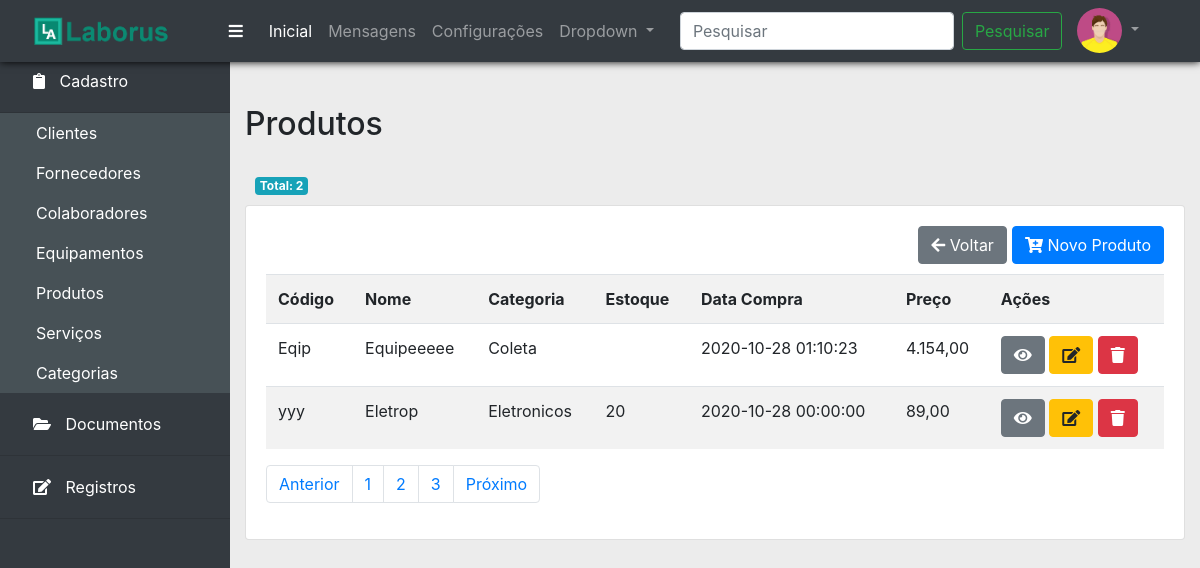
/produtos.php, run on the app's committed database.
### tables this page shows
CREATE TABLE `produtos` (
  `id` int NOT NULL AUTO_INCREMENT,
  `codigo` varchar(45) NOT NULL,
  `nome` varchar(150) NOT NULL,
  `categoria_id` int NOT NULL,
  `estoque` int DEFAULT NULL,
  `data_compra` datetime DEFAULT NULL,
  `usuario_id` int NOT NULL,
  `preco` decimal(8,2) DEFAULT '0.00',
  PRIMARY KEY (`id`),
  KEY `fk_produtos_categoria_idx` (`categoria_id`),
  KEY `fk_produtos_colaboradores1_idx` (`usuario_id`),
  CONSTRAINT `fk_produtos_categoria` FOREIGN KEY (`categoria_id`) REFERENCES `categoria` (`id`),
  CONSTRAINT `fk_produtos_colaboradores1` FOREIGN KEY (`usuario_id`) REFERENCES `colaboradores` (`id`)
);

CREATE TABLE `categoria` (
  `id` int NOT NULL AUTO_INCREMENT,
  `categoria` varchar(45) NOT NULL,
  PRIMARY KEY (`id`)
);

### bd/itens_menu.php (called while the page is built)
<?php
$itens_menu = [
			[
				'item' => 'Cadastro',
				'icon' => 'clipboard',
				'opcoes' => [
					['nome' => 'Clientes', 'link' => 'clientes.php'],
					['nome' => 'Fornecedores', 'link' => 'fornecedores.php'],
					['nome' => 'Colaboradores', 'link' => 'colaboradores.php'],
					['nome' => 'Equipamentos', 'link' => 'equipamentos.php'],
					['nome' => 'Produtos', 'link' => 'produtos.php'],
					['nome' => 'Serviços', 'link' => 'servicos.php'],
					['nome' => 'Categorias', 'link' => 'categorias.php']
				],
			],
			[
				'item' => 'Documentos',
				'icon' => 'folder-open',
				'opcoes' => [
					['nome' => 'Lista mestra', 'link' => '#'],
					['nome' => 'Documentos externos', 'link' => '#'],
					['nome' => 'Procedimentos', 'link' => '#'],
					['nome' => 'Instruções de trabalho', 'link' => '#'],
					['nome' => 'Obsoletos', 'link' => '#'],
					['nome' => 'Em revisão/Elaboração','link' => '#'],
					['nome' => 'Manuais','link' => '#'],
					['nome' => 'Anexos', 'link' => '#']
				]
			],
			[
				'item' => 'Registros',
				'icon' => 'edit',
				'opcoes' => [
					['nome' => 'Organização', 'link' => '#'],
					['nome' => 'Pessoal', 'link' => '#'],
					['nome' => 'Equipamentos', 'link' => '#'],
					['nome' => 'Compras', 'link' => '#'],
					['nome' => 'Análise crítica de contratos', 'link' => '#'],
					['nome' => 'Reclamações', 'link' => '#'],
					['nome' => 'Trabalho não conforme', 'link' => '#'],
					['nome' => 'Controle de registros', 'link' => '#'],
					['nome' => 'Gestão de riscos', 'link' => '#'],
					['nome' => 'Melhorias', 'link' => '#'],
					['nome' => 'Ações corretivas', 'link' => '#'],
					['nome' => 'Auditorias', 'link' => '#'],
					['nome' => 'Análise crítica pela gerencia', 'link' => '#'],
					['nome' => 'Plano de ação', 'link' => '#']
				]
			],
		];
?>

### produtos.php (the view, shortened to what this page needs)
<?php
include_once('bd/conexao.php');
$sql = "SELECT p.*, c.categoria
        FROM produtos p
        LEFT JOIN categoria c ON p.categoria_id = c.id";
$qr = mysqli_query($conexao, $sql);
$produtos = mysqli_fetch_all($qr, MYSQLI_ASSOC);
include_once('layout/header.php');
include_once('layout/menu.php');
include_once('layout/sidebar.php');
?>
<div class="col">
  <h2>Produtos</h2>
  <span class="badge badge-info totais">Total: <?php echo count($produtos); ?></span>
  <div class="card">
    <div class="card-body">
      <a href="form_produtos.php" class="btn btn-primary" style="float: right">
        <i class="fas fa-cart-plus"></i> Novo Produto
      </a>
      <a href="javascript:history.back(-1)" class="btn btn-secondary voltar">
        <i class="fas fa-arrow-left"></i> Voltar
      </a>
      <br>
      <br>
      <table class="table table-striped table-hover">
          <tr>
            <th>Código</th>
            <th>Nome</th>
            <th>Categoria</th>
            <th>Estoque</th>
            <th>Data Compra</th>
            <th>Preço</th>
            <th>Ações</th>
          </tr>
          <?php foreach($produtos as $produto):
        ?>
          <tr>
            <td><?php echo $produto['codigo']; ?></td>
            <td><?php echo $produto['nome']; ?></td>
            <td><?php echo $produto['categoria'] ?></td>
            <td><?php echo $produto['estoque'] ?></td>
            <td><?php echo $produto['data_compra'] ?></td>
            <td><?php echo number_format($produto['preco'], 2,',','.'); ?></td>
            <td>
              <a href="#" class="btn btn-secondary">
                <i class="fas fa-eye"></i>
              </a>
              <a href="#" class="btn btn-warning">
                <i class="fas fa-edit"></i>
              </a>
              <a href="gerencia_produtos.php?id=<?php echo $produto['id']; ?>&acao=deletar" class="btn btn-danger" onclick="return confirm('Deseja realmente deletar?')">
                <i class="fas fa-trash"></i>
              </a>
            </td>
          </tr>
        <?php endforeach; ?>
      </table>
       <nav aria-label="Navegação de página exemplo" class="pagination">
        <ul class="pagination">
          <li class="page-item"><a class="page-link" href="#">Anterior</a></li>
          <li class="page-item"><a class="page-link" href="#">1</a></li>
          <li class="page-item"><a class="page-link" href="#">2</a></li>
          <li class="page-item"><a class="page-link" href="#">3</a></li>
          <li class="page-item"><a class="page-link" href="#">Próximo</a></li>
        </ul>
      </nav>
    </div>
  </div>
</div>
<?php include_once('layout/footer.php'); ?>

### layout/header.php (shortened to what this page needs)
<!DOCTYPE html>
<html lang="pt-br">
  <head>
    <link rel="stylesheet" href="css/bootstrap.min.css">
    <link rel="stylesheet" type="text/css" href="css/all.min.css">
    <link rel="stylesheet" href="css/estilo.css">
  </head>
  <body style="padding-top:60px;">

### layout/menu.php (shortened to what this page needs)
<nav class="navbar navbar-expand-lg navbar-dark bg-dark fixed-top menu-superior">
    <div class="container-fluid">
      <div class="row row-menu-superior">
      <div class="col-md-2">
      <a class="navbar-brand" href="index.html">
        <img src="img/laborus.png" height="36px" alt="">
      </a>
    </div>
    <div class="col-md-10">
    <div class="collapse navbar-collapse" id="conteudoNavbarSuportado">
      <ul class="navbar-nav mr-auto">
        <li class="nav-item active">
          <a class="nav-link" href="#" id="toggle"><i class="fas fa-bars icone-sidebar"></i></a>
        </li>
        <li class="nav-item active">
          <a class="nav-link" href="index.php">Inicial</a>
        </li>
        <li class="nav-item">
          <a class="nav-link" href="#">Mensagens</a>
        </li>
        <li class="nav-item">
          <a class="nav-link" href="#">Configurações</a>
        </li>
        <li class="nav-item dropdown">
          <a class="nav-link dropdown-toggle" href="#" id="navbarDropdown" role="button" data-toggle="dropdown" aria-haspopup="true" aria-expanded="false">
            Dropdown
          </a>
        </li>
      </ul>
      <form class="form-inline my-2 my-lg-0">
        <input class="form-control mr-sm-2" type="search" placeholder="Pesquisar" aria-label="Pesquisar">
        <button class="btn btn-outline-success my-2 my-sm-0" type="submit">Pesquisar</button>
      </form>
      <div class="profile">
        <div class="dropdown">
          <a class=" dropdown-toggle" href="#" role="button" id="dropdownMenuLink" data-toggle="dropdown" aria-haspopup="true" aria-expanded="false">
            <img src="img/avatar.jpg" alt="">
          </a>
        </div>
      </div>
    </div>
    </div>
    </div>
    </div>
  </nav>

### layout/sidebar.php
<?php include_once('bd/itens_menu.php'); ?>
<div class="container-fluid">
  <div class="row">
    <div class=" sidebar" id="sidebar">
      <div class="accordion" id="accordionExample">
        <?php foreach($itens_menu as $chave => $menu) : ?>
          <div class="card">
            <div class="card-header" id="headingOne">
              <h5 class="mb-0">
                <button class="btn btn-link" type="button" data-toggle="collapse" data-target="#subitens<?php echo $chave; ?>" aria-expanded="true" aria-controls="collapseOne">
                  <i class="fas fa-<?php echo $menu['icon']; ?> icone-sidebar"></i> <?php echo $menu['item'] ?>
                </button>
              </h5>
            </div>
            <div id="subitens<?php echo $chave; ?>" class="collapse <?php echo ($chave == 0 ? 'show' : ''); ?>" aria-labelledby="headingOne" data-parent="#accordionExample">
              <div class="card-body">
                <ul class="nav flex-column menu-lateral">
                  <?php foreach($menu['opcoes'] as $subitem): ?>
                    <li class="nav-item"><a class="nav-link" href="<?php echo $subitem['link']; ?>"><?php echo $subitem['nome']; ?></a></li>
                  <?php endforeach; ?>
                </ul>
              </div>
            </div>
          </div>
        <?php endforeach; ?>
      </div>
    </div>
    <div class="content" id="main-content">
        <div class="row conteudo">

### layout/footer.php (shortened to what this page needs)
        </div>
        </div>
        </div>
      </div>
  </body>
</html>

### css/estilo.css (style rules this page uses)
html,body { height:100%; }
body { background: #ececec; }
.menu-superior { box-shadow: 0px 0px 8px #000; }
.row-menu-superior { width: 100%; }
.profile { margin-left: 15px; }
.profile img { width: 45px; height: 45px; object-fit: cover; border-radius: 50% 50%; }
.profile .dropdown-toggle::after { color: rgba(255,255,255,.5); }
.sidebar { background: rgb(52 58 64); width: 100%; padding-right: 0; padding-left: 0; position: absolute; top: 0; left: 0; padding-top: 50px; min-height: 100%; width: 230px; }
.content { margin-left: 230px; padding-top: 50px; min-height: 100%; width: 100%; padding: 15px; }
.content h2 { margin-bottom: 1.5rem; }
.conteudo { margin-top: 30px; }
.sidebar .accordion .card { border: none; border-radius: 0; }
.sidebar .accordion .card-header { width: 100%; border-radius: 0; }
.sidebar .accordion .card-header { background-color: rgb(52 58 64); }
.sidebar .accordion .card-body { background-color: #475156; padding: 0; }
.sidebar .btn-link, .sidebar .nav-link { color: white; display: block; }
.sidebar .nav-link { margin-left: 20px; }
.icone-sidebar { margin-right: 10px; }
.voltar { float: right; margin-right: 5px; }
.totais { position: relative; margin: 10px; }

### data on the page
produtos: codigo "Eqip", nome "Equipeeeee", categoria.categoria "Coleta", data_compra "2020-10-28 01:10:23", preco "4.154,00"
produtos: codigo "yyy", nome "Eletrop", categoria.categoria "Eletronicos", estoque "20", data_compra "2020-10-28 00:00:00", preco "89,00"

### other printed values
$menu['item'] "Cadastro"
$subitem['nome'] "Clientes"
$subitem['nome'] "Fornecedores"
$subitem['nome'] "Colaboradores"
$subitem['nome'] "Equipamentos"
$subitem['nome'] "Produtos"
$subitem['nome'] "Serviços"
$subitem['nome'] "Categorias"
$menu['item'] "Documentos"
$menu['item'] "Registros"
count($produtos) "2"
